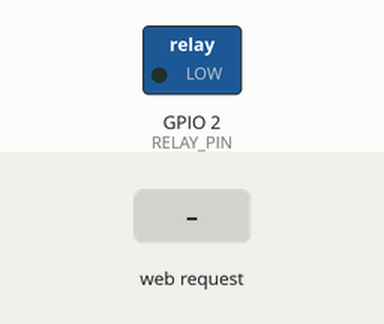
This sketch was run on a simulated ESP32. Shown: switched loads named in the sketch (green lamp = pin HIGH). The inputs (shaded band) are chosen by the test bench. WiFi joins after 1.5 s; servers stay silent unless stated; what the sketch prints to the serial monitor is not drawn.

Above: at 2.7 s.
2.8 s: HTTP request GET /turn-off received
At 3.2 s:
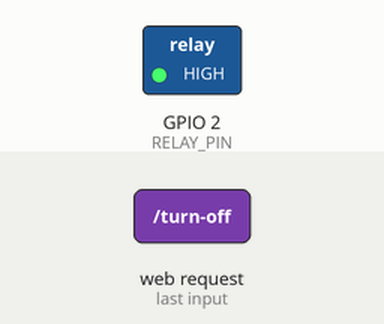
4.3 s: HTTP request GET /test received
At 5.1 s:
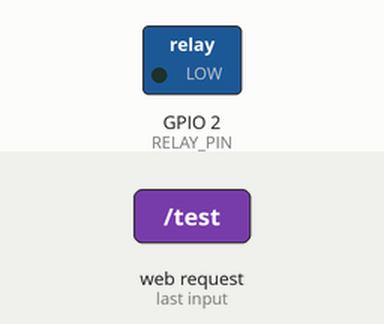
Timing chart, 0 to 7.3 s (numbered marks = the images above; inputs shaded):
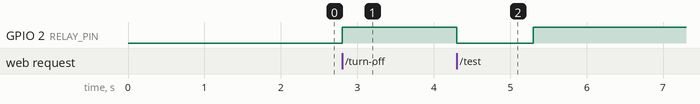

The sketch:

off_timer.ino
```cpp
#include <WiFi.h>
#include <ESPAsyncWebServer.h>
#include <ESPmDNS.h>

const char* ssid = "wifi ssid";
const char* password = "wifi password";

const int RELAY_PIN = 2;

AsyncWebServer server(80);

bool shouldShutdown = false;
bool shouldTest = false;


void setup() {
  Serial.begin(115200);

  pinMode(RELAY_PIN, OUTPUT);
  digitalWrite(RELAY_PIN, LOW);

  WiFi.begin(ssid, password);
  Serial.print("Connecting to Wi-Fi");
  while (WiFi.status() != WL_CONNECTED) {
    delay(500);
    Serial.print(".");
  }
  Serial.println("");
  Serial.print("Connected! IP Address: ");
  Serial.println(WiFi.localIP());

  if (!MDNS.begin("esp32-device")) {
    Serial.println("mDNS failed");
    return;
  }

  MDNS.addService("http", "tcp", 80);

  MDNS.addServiceTxt("http", "tcp", "device", "esp32");
  MDNS.addServiceTxt("http", "tcp", "type", "presence");

  Serial.println("mDNS Started");

  server.on("/turn-off", HTTP_GET, [](AsyncWebServerRequest* request) {
    Serial.println("API Called: /turn-off received!");
    request->send(200, "text/plain", "OK");
    shouldShutdown = true;
  });

  server.on("/test", HTTP_GET, [](AsyncWebServerRequest* request) {
    Serial.println("API Called: /test received!");
    request->send(200, "text/plain", "OK");
    shouldTest = true;
  });

  server.begin();

  Serial.println("Web server started successfully.");
}

void loop() {
  if (shouldShutdown) {
    executeShutdown();
    shouldShutdown = false;
  }

  if (shouldTest) {
    testConnection();
    shouldTest = false;
  }
}
void executeShutdown() {
  Serial.println("Executing physical turn off sequence...");

  digitalWrite(RELAY_PIN, HIGH);
}


void testConnection() {
  Serial.println("Executing test connection...");

  digitalWrite(RELAY_PIN, LOW);
  delay(1000);
  digitalWrite(RELAY_PIN, HIGH);
}
```

Measured:
- after the input at 2.8 s, GPIO 2 (RELAY_PIN): LOW → HIGH at once
- after the input at 4.3 s, GPIO 2 (RELAY_PIN): HIGH → LOW at once, → HIGH 1.0 s later
